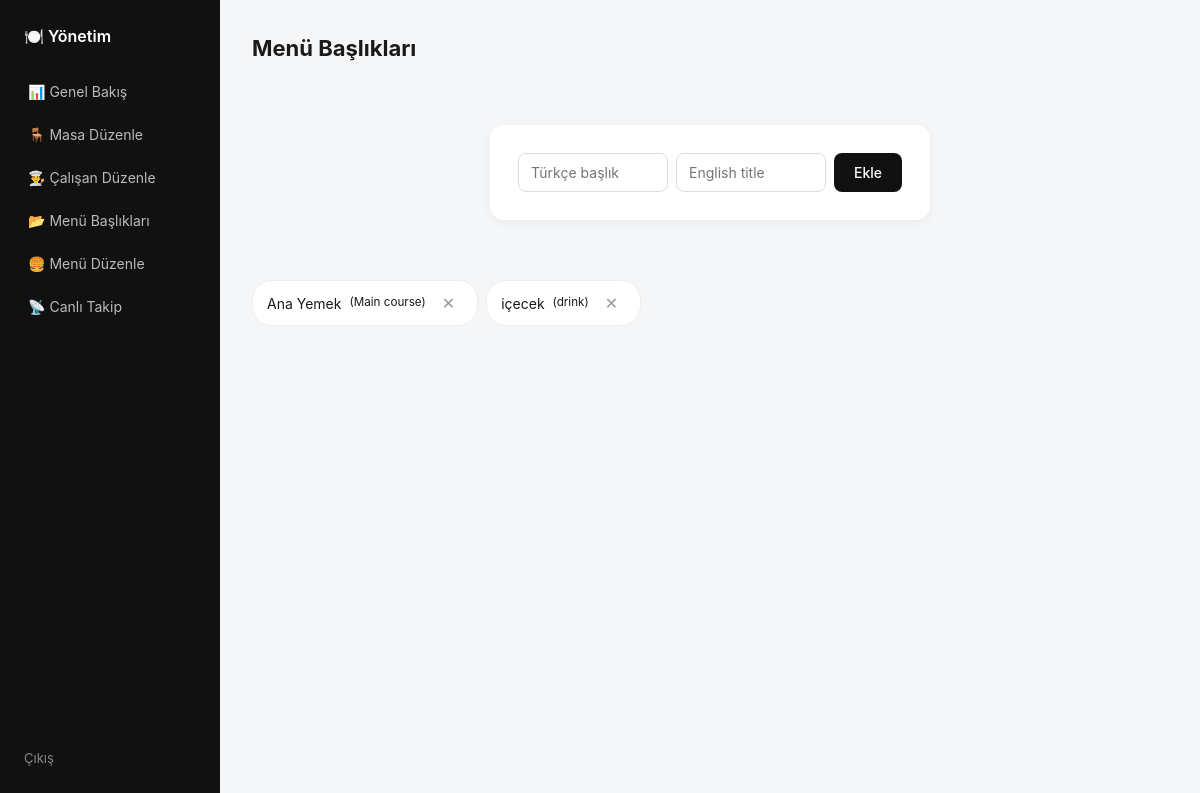
The page /admin/categories (signed in) on the database its author committed.
### models/models.py (models this page shows)
class Category(db.Model):
    __tablename__ = "categories"
    id = db.Column(db.Integer, primary_key=True)
    restaurant_id = db.Column(db.Integer, db.ForeignKey("restaurants.id"), nullable=False)
    name_tr = db.Column(db.String(80), nullable=False)
    name_en = db.Column(db.String(80))
    order = db.Column(db.Integer, default=0)

### routes/admin_routes.py (the view, shortened to what this page needs)
@admin_bp.route("/categories", methods=["GET", "POST"])
@admin_required
def categories():
    rid = session["restaurant_id"]
    cats = Category.query.filter_by(restaurant_id=rid).order_by(Category.order).all()
    return render_template("admin/categories.html", categories=cats)

### utils/auth.py (called while the page is built)
def admin_required(f):
    @wraps(f)
    def wrapper(*args, **kwargs):
        if session.get("role") != "admin":
            flash("Yönetici girişi gerekli.", "error")
            return redirect(url_for("admin.login"))
        return f(*args, **kwargs)
    return wrapper

### templates/admin/categories.html
{% extends "base.html" %}
{% block body %}
<div class="app-layout">
  {% include 'admin/_sidebar.html' %}
  <main class="content">
    <h1>Menü Başlıkları</h1>
    <div class="card">
      <form method="POST" class="inline-form">
        <input type="text" name="name_tr" placeholder="Türkçe başlık" required>
        <input type="text" name="name_en" placeholder="English title">
        <button class="btn-primary">Ekle</button>
      </form>
    </div>
    <div class="chips">
      {% for c in categories %}
        <div class="chip">
          {{ c.name_tr }} <small>({{ c.name_en or '-' }})</small>
          <form method="POST" action="{{ url_for('admin.delete_category', cid=c.id) }}" style="display:inline">
            <button class="btn-remove">✕</button>
          </form>
        </div>
      {% endfor %}
    </div>
  </main>
</div>
{% endblock %}

### static/css/style.css (style rules this page uses)
* { box-sizing: border-box; margin: 0; padding: 0; }
body { font-family: -apple-system, BlinkMacSystemFont, "Segoe UI", Roboto, sans-serif; background: #f5f6f8; color: #1a1a1a; line-height: 1.5; }
.card { background: #fff; border-radius: 14px; padding: 28px; box-shadow: 0 2px 10px rgba(0,0,0,.05); max-width: 440px; margin: 60px auto; }
h1 { font-size: 22px; margin-bottom: 8px; }
input, select, textarea { width: 100%; padding: 10px 12px; border: 1px solid #ddd; border-radius: 8px; font-size: 14px; font-family: inherit; outline: none; }
.btn-primary, .btn-secondary, .btn-danger, .btn-mini, .btn-add, .btn-remove { border: none; border-radius: 8px; cursor: pointer; font-family: inherit; font-weight: 500; }
.btn-primary { background: #111; color: #fff; padding: 11px 20px; margin-top: 18px; width: 100%; font-size: 14px; }
.btn-remove { background: transparent; color: #999; font-size: 16px; padding: 4px 8px; }
.app-layout { display: flex; min-height: 100vh; }
.content { flex: 1; padding: 32px; max-width: 1200px; }
.inline-form { display: flex; gap: 8px; flex-wrap: wrap; }
.inline-form input, .inline-form select { width: auto; flex: 1; min-width: 120px; }
.inline-form .btn-primary { width: auto; margin-top: 0; }
.chips { display: flex; flex-wrap: wrap; gap: 8px; margin-top: 16px; }
.chip { background: #fff; padding: 8px 14px; border-radius: 20px; display: inline-flex; align-items: center; gap: 8px; font-size: 14px; border: 1px solid #eee; }

### rows shown on the page
Category: name_tr "Ana Yemek", name_en "Main course"
Category: name_tr "içecek", name_en "drink"
